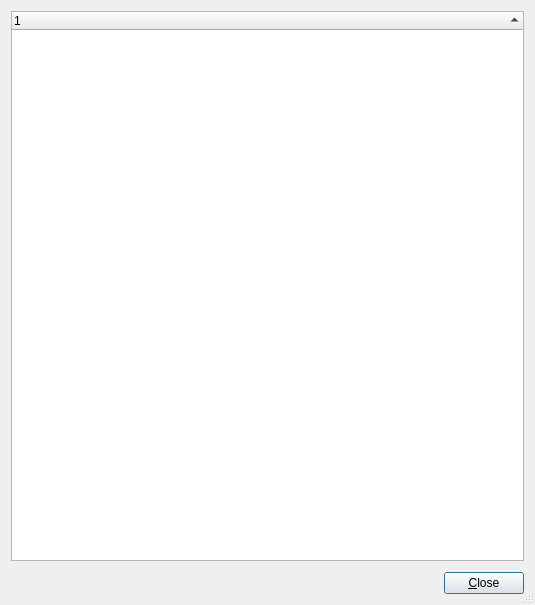
<?xml version="1.0" encoding="UTF-8"?>
<ui version="4.0">
 <class>FileTypeStatsWindow</class>
 <widget class="QDialog" name="FileTypeStatsWindow">
  <property name="geometry">
   <rect>
    <x>0</x>
    <y>0</y>
    <width>535</width>
    <height>605</height>
   </rect>
  </property>
  <property name="windowTitle">
   <string>File Type Statistics</string>
  </property>
  <property name="sizeGripEnabled">
   <bool>true</bool>
  </property>
  <layout class="QVBoxLayout" name="verticalLayout">
   <item>
    <widget class="QTreeWidget" name="treeWidget">
     <property name="sortingEnabled">
      <bool>true</bool>
     </property>
     <attribute name="headerStretchLastSection">
      <bool>true</bool>
     </attribute>
    </widget>
   </item>
   <item>
    <layout class="QHBoxLayout" name="horizontalLayout">
     <property name="topMargin">
      <number>5</number>
     </property>
     <item>
      <spacer name="horizontalSpacer">
       <property name="orientation">
        <enum>Qt::Horizontal</enum>
       </property>
       <property name="sizeHint" stdset="0">
        <size>
         <width>40</width>
         <height>20</height>
        </size>
       </property>
      </spacer>
     </item>
     <item>
      <widget class="QPushButton" name="closeButton">
       <property name="sizePolicy">
        <sizepolicy hsizetype="Preferred" vsizetype="Fixed">
         <horstretch>0</horstretch>
         <verstretch>0</verstretch>
        </sizepolicy>
       </property>
       <property name="text">
        <string>&amp;Close</string>
       </property>
      </widget>
     </item>
    </layout>
   </item>
  </layout>
 </widget>
 <resources/>
 <connections>
  <connection>
   <sender>closeButton</sender>
   <signal>clicked()</signal>
   <receiver>FileTypeStatsWindow</receiver>
   <slot>reject()</slot>
   <hints>
    <hint type="sourcelabel">
     <x>349</x>
     <y>277</y>
    </hint>
    <hint type="destinationlabel">
     <x>199</x>
     <y>149</y>
    </hint>
   </hints>
  </connection>
 </connections>
</ui>
